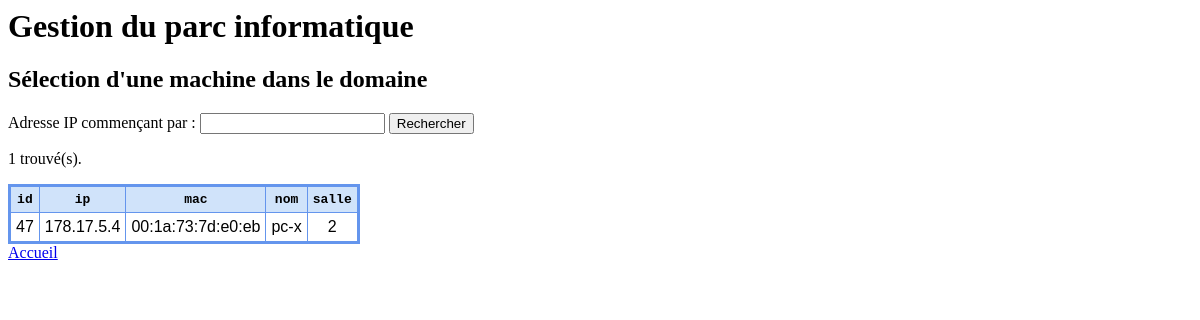
The page /recherche.php?debutIp=178.17.5.4 on the database its author committed.
### tables this page shows
CREATE TABLE IF NOT EXISTS `ordinateurs` (
  `id` int(11) NOT NULL AUTO_INCREMENT,
  `ip` char(15) NOT NULL,
  `mac` char(17) NOT NULL,
  `nom` char(15) NOT NULL,
  `salle` int(11) NOT NULL,
  PRIMARY KEY (`id`)
);

### OrdinateurManager.class.php (called while the page is built, shortened)
<?php
include ("./Ordinateur.class.php");
class OrdinateurManager {
    private $connexionDB;
    public function __construct($connexionDB) {
        $this->connexionDB = $connexionDB;
    }
    public function listerLesOrdinateursAvecCeDebutIp($debutIp) {
        $requete = "select * from ordinateurs where ip like '" . $debutIp . "%' order by ip asc";
        return $this->listerOrdinateursDepuisCetteRequete($requete);
    }
    private function listerOrdinateursDepuisCetteRequete($requete) {
        $listeOrdinateurs = array();
        try {
            $reponse = $this->connexionDB->query($requete);
            while (($ligneReponse = $reponse->fetch())) {
                $ordinateur = new Ordinateur($ligneReponse['id'], $ligneReponse['ip'], $ligneReponse['mac'], $ligneReponse['nom'], $ligneReponse['salle']);
                array_push($listeOrdinateurs, $ordinateur);
            }
        } catch (PDOException $ex) {
            echo '<pre>Erreur : ' . $ex.getMessage() . '</pre>';
        }
        return $listeOrdinateurs;
    }
}

### Ordinateur.class.php (called while the page is built)
<?php
class Ordinateur {
    private $id;
    private $ip;
    private $adresseMac;
    private $nom;
    private $salle;
    public function __construct($id, $ip, $adresseMac, $nom, $salle) {
        $this->id = $id;
        $this->ip = $ip;
        $this->adresseMac = $adresseMac;
        $this->nom = $nom;
        $this->salle = $salle;
    }
    public function getId() {
        return $this->id;
    }
    public function getIp() {
        return $this->ip;
    }
    public function getAdresseMac() {
        return $this->adresseMac;
    }
    public function getNom() {
        return $this->nom;
    }
    public function getSalle() {
        return $this->salle;
    }
}

### recherche.php (the view, shortened to what this page needs)
<?php
    include ("./OrdinateurManager.class.php");
    echo "<h2>Sélection d'une machine dans le domaine</h2>";
    if (isset($_GET['debutIp'])) {
        $debutIp = $_GET['debutIp'];
        $connexionDB = new PDO("mysql:host=localhost;dbname=parc", "root", "");
        $managerOrdinateurs = new OrdinateurManager($connexionDB);
        $listeOrdinateurs = $managerOrdinateurs->listerLesOrdinateursAvecCeDebutIp($debutIp);
        $nombreDOrdinateurs = count($listeOrdinateurs);
        if ($nombreDOrdinateurs == 0) {
            echo "<p>Aucun ordinateur trouvé avec le début d'IP : '" . $debutIp . "'.</p>";
        }
        else {
            echo '<p>' . $nombreDOrdinateurs . ' trouvé(s). </p>';
            echo '<table>'
                . '<tr>'
                    . '<th>id</th>'
                    . '<th>ip</th>'
                    . '<th>mac</th>'
                    . '<th>nom</th>'
                    . '<th>salle</th>'
                . '</tr>';
            foreach ($listeOrdinateurs as $ordinateur) {
                echo '
                <tr>
                    <td>' . $ordinateur->getId() . '</td>
                    <td>' . $ordinateur->getIp() . '</td>
                    <td>' . $ordinateur->getAdresseMac() . '</td>
                    <td>' . $ordinateur->getNom() . '</td>
                    <td>' . $ordinateur->getSalle() . '</td>
                </tr>';
            }
            echo '</table>';
        }
    }

### css/style.css (style rules this page uses)
table { border: medium solid #6495ed; border-collapse: collapse; }
th { font-family: monospace; border: thin solid #6495ed; padding: 5px; background-color: #D0E3FA; }
td { font-family: sans-serif; border: thin solid #6495ed; padding: 5px; text-align: center; background-color: #ffffff; }

### rows shown on the page
ordinateurs: id "47", ip "178.17.5.4", mac "00:1a:73:7d:e0:eb", nom "pc-x", salle "2"

### other values the page prints
$nombreDOrdinateurs "1"
